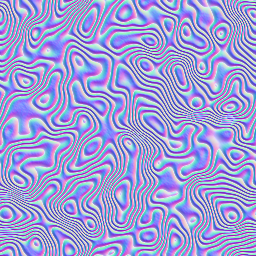
#> input picture dive/src/assets/tex/brain.png, 256 x 256 px, given in place of aerial_sand_diff.jpg, which was not available
$ python prep_pbr.py ../src/assets/tex/brain.png
#> lines starting #> are read from the running program, lines starting #| are printed output that depends on the picture
"""Prepare CC0 PBR textures (Poly Haven, https://polyhaven.com, CC0) for the game.

Usage: python3 scripts/prep_pbr.py <download_dir> [--jpeg-quality 75]
       python3 scripts/prep_pbr.py --recompress <tex_dir> [--jpeg-quality 75] [--webp-quality 85]
                                    [--alpha-quality 75] [--only NAME ...]
Writes src/assets/tex/pbr_<name>_a.jpg (albedo, mean-normalised so vertex/instance colour drives hue)
and pbr_<name>_n.jpg (OpenGL normal map), 512x512, tileable.

--recompress needs no downloads: it re-encodes the *.jpg and *.webp files found in <tex_dir> into
src/assets/tex under the same names. Re-encoding is lossy and adds up, so <tex_dir> should hold the files
from before the last recompression (e.g. taken out of git history), not the current output.
To give one file its quality back, pass --only NAME with a higher quality.
"""
import argparse, io, os
import numpy as np
from PIL import Image

ap = argparse.ArgumentParser()
ap.add_argument('src', help='download dir, or with --recompress the dir holding the files to re-encode')
ap.add_argument('--recompress', action='store_true')
ap.add_argument('--jpeg-quality', type=int, default=75)
ap.add_argument('--webp-quality', type=int, default=85)
ap.add_argument('--alpha-quality', type=int, default=75, help='WebP alpha (the albedo detail of sand/polyp/brain)')
ap.add_argument('--only', nargs='+', help='file names to re-encode (default: all)')
args = ap.parse_args()
SRC = args.src
OUT = os.path.join(os.path.dirname(__file__), '..', 'src', 'assets', 'tex')
SETS = {
    'sand': ('aerial_sand', 0.25),       # (source id, saturation kept)
    'rubble': ('coral_gravel', 0.45),
    'reef': ('coral_ground_02', 0.55),
    'rock': ('seaside_rock', 0.35),
    'rust': ('rusty_metal_02', 1.0),
}


def recompress():
    for f in sorted(args.only or os.listdir(SRC)):
        ext = os.path.splitext(f)[1]
        if ext not in ('.jpg', '.webp'):
            continue
        im = Image.open(os.path.join(SRC, f))
        im.load()
        buf = io.BytesIO()
        if ext == '.jpg':
            im.save(buf, 'JPEG', quality=args.jpeg_quality, optimize=True)
        else:
            # exact: RGB is a normal map, so keep it even where alpha is 0
            im.save(buf, 'WEBP', quality=args.webp_quality, alpha_quality=args.alpha_quality, method=6, exact=True)
        before = os.path.getsize(os.path.join(SRC, f))
        with open(os.path.join(OUT, f), 'wb') as out:
            out.write(buf.getvalue())
        print(f, before, '->', len(buf.getvalue()), 'bytes')


if args.recompress:
    recompress()
    raise SystemExit

for name, (sid, sat) in SETS.items():
    a = np.asarray(Image.open(os.path.join(SRC, f'{sid}_diff.jpg')).convert('RGB').resize((512, 512), Image.LANCZOS)).astype(np.float32) / 255
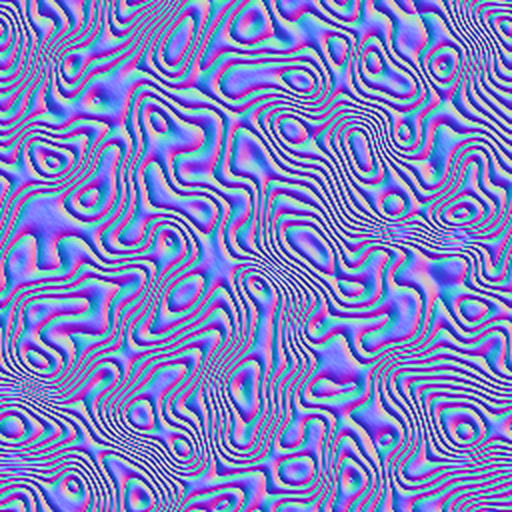
#> a: shape (512, 512, 3) float32; mean R, G, B 0.498, 0.499, 0.787
    lum = a @ np.array([0.299, 0.587, 0.114], np.float32)
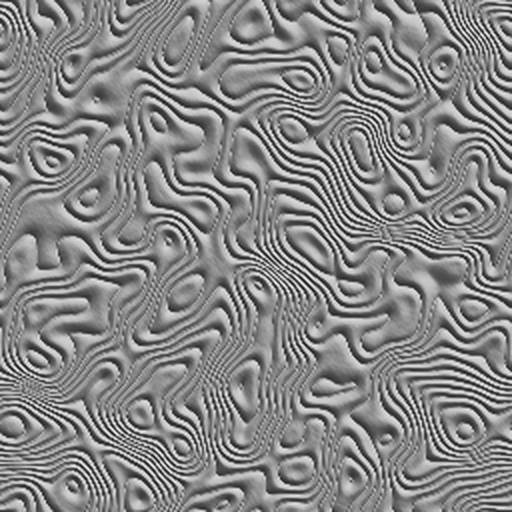
#> lum: shape (512, 512) float32; min 0.0885, max 0.964, mean 0.531
    a = lum[..., None] + (a - lum[..., None]) * sat           # keep a little natural colour variation
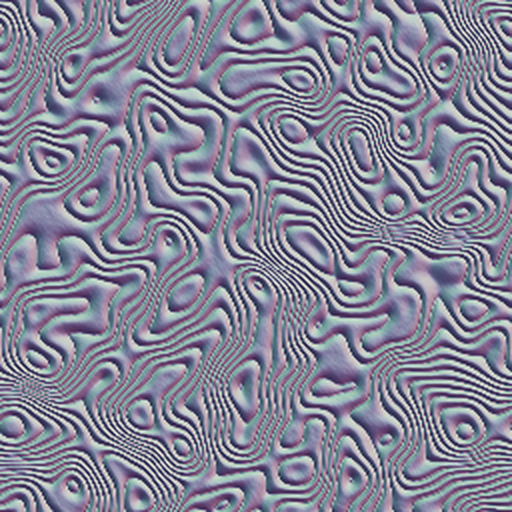
#> a: shape (512, 512, 3) float32; mean R, G, B 0.523, 0.523, 0.595
    a = a / max(1e-3, a.mean()) * 0.5                          # mean 0.5 -> shader multiplies by 2
    # widen local contrast a touch so detail survives water fog
    a = np.clip(0.5 + (a - 0.5) * 1.25, 0, 1)
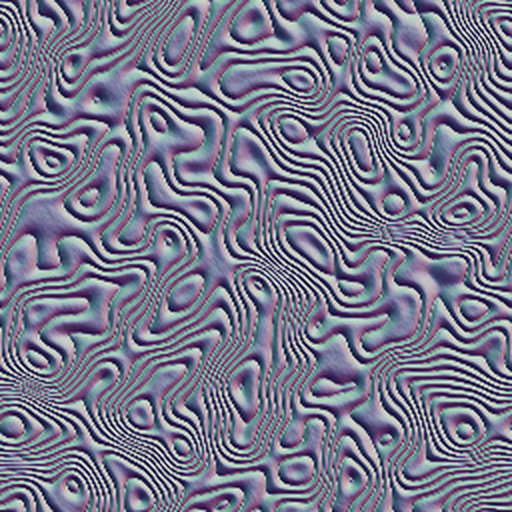
#> a: shape (512, 512, 3) float32; mean R, G, B 0.472, 0.473, 0.555
    Image.fromarray((a * 255).astype(np.uint8)).save(os.path.join(OUT, f'pbr_{name}_a.jpg'), quality=args.jpeg_quality, optimize=True)
    n = Image.open(os.path.join(SRC, f'{sid}_nor_gl.jpg')).convert('RGB').resize((512, 512), Image.LANCZOS)
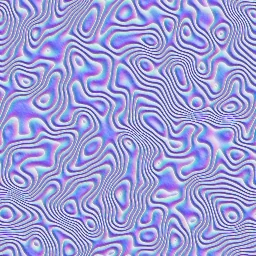
#> input picture dive/src/assets/tex/brain.webp, 256 x 256 px, given in place of aerial_sand_nor_gl.jpg, which was not available
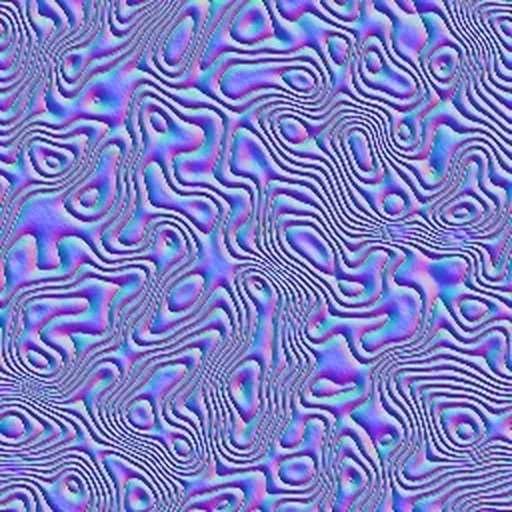
#> n: PIL image 512x512 RGB; mean R, G, B 126.7, 127.2, 200.3
#> (the run stopped early here; a loop or call above may not have finished)
